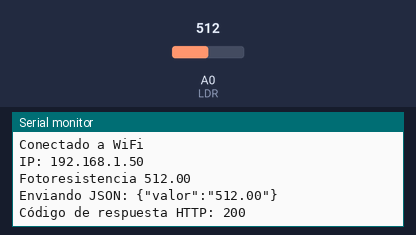
Bench run of a sketch on a simulated ESP8266 (NodeMCU). Parts: the last lines printed to the serial monitor. The test bench sets the inputs (shaded band); at power-on: A0 (LDR) = 512. WiFi joins after 1.5 s; servers stay silent unless stated; uploads are accepted with an empty reply.

Above: at 2.7 s.
2.8 s: A0 (LDR) set to 716
At 3.9 s:
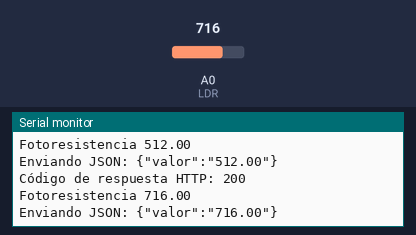
5.7 s: A0 (LDR) set to 900
At 6.7 s:
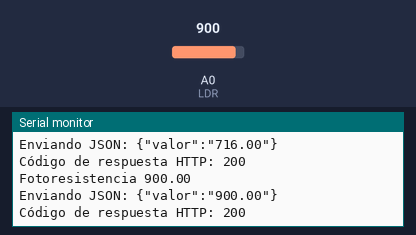
Timing chart, 0 to 8.7 s (numbered marks = the images above; inputs shaded):
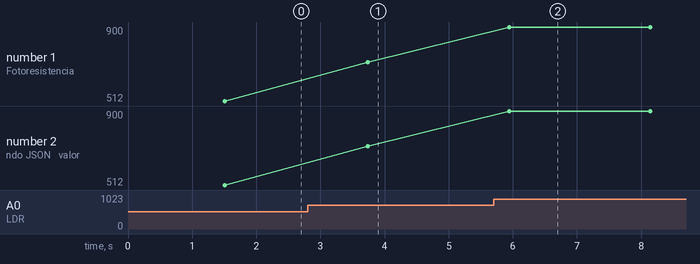

The sketch:

API_Fotoresistencia.ino
```cpp
#include <ESP8266WiFi.h>
#include <ESP8266HTTPClient.h>
#include <WiFiClient.h>

//Antes problemas ten seleccionado la version 0.9 de NodeMCU
//---Definicion pin FOTORESISTENCIA---
#define LDR A0


// --- CONFIGURA ESTO ---
//ssid, password y " .ttp://xxxxx:3000/"

const char* ssid = "Redmi 9T";
const char* password = "cacacaca";

// 1. Reemplaza por la IP local de tu PC (ej. 192.168.1.100)
// 2. El endpoint es /insertTemperature, como en constants.js

String serverName = "http://10.215.88.244:3000/iot/api/insertFotoresistencia";


void setup() {
  // Configurar los pines

  // Iniciar la comunicación serial para mostrar la distancia
  Serial.begin(9600);
  Serial.println("Prueba de Sensor Fotoresistencia LDR Iniciada");

  //Configuracion cliente wifi
  WiFi.begin(ssid, password);
  Serial.println("Conectando a WiFi...");
  while (WiFi.status() != WL_CONNECTED) {
    delay(500);
    Serial.print(".");
  }
  Serial.println("\nConectado a WiFi");
  Serial.print("IP: ");
  Serial.println(WiFi.localIP());


}

void loop() {
  float lecturaFotoresistencia=analogRead(LDR);

  Serial.print("Fotoresistencia ");
  Serial.print(lecturaFotoresistencia);
  Serial.println("");

  // Esperar un momento antes de la siguiente lectura

if (WiFi.status() == WL_CONNECTED) {
    WiFiClient client;
    HTTPClient http;

    http.begin(client, serverName);
    http.addHeader("Content-Type", "application/json");

    // Crear el JSON. Debe coincidir con lo que espera la API: {"valor": "XX.XX"}
    //
    String httpRequestData = "{\"valor\":\"" + String(lecturaFotoresistencia) + "\"}";

    Serial.print("Enviando JSON: ");
    Serial.println(httpRequestData);

    // Enviar la petición POST
    int httpResponseCode = http.POST(httpRequestData);

    if (httpResponseCode > 0) {
      Serial.print("Código de respuesta HTTP: ");
      Serial.println(httpResponseCode);
      String payload = http.getString();
      Serial.println(payload);
    } else {
      Serial.print("Error en el envío POST. Código: ");
      Serial.println(httpResponseCode);
    }
    http.end();
  } else {
    Serial.println("Error: WiFi desconectado");
  }


  delay(2000);
}
```

Measured:
- after the input at 2.8 s, the serial monitor: prints a new line after 0.94 s (image 1)
- after the input at 5.7 s, the serial monitor: prints a new line after 0.24 s (image 2)
- plotted number 1: 512 → 716 after the input at 2.8 s, 716 → 900 after the input at 5.7 s
- plotted number 2: 512 → 716 after the input at 2.8 s, 716 → 900 after the input at 5.7 s
